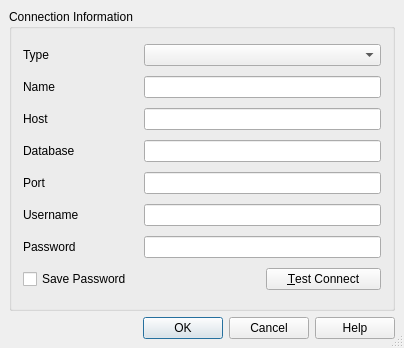
<?xml version="1.0" encoding="UTF-8"?>
<ui version="4.0">
 <class>QgsNewOgrConnectionBase</class>
 <widget class="QDialog" name="QgsNewOgrConnectionBase">
  <property name="geometry">
   <rect>
    <x>0</x>
    <y>0</y>
    <width>404</width>
    <height>348</height>
   </rect>
  </property>
  <property name="sizePolicy">
   <sizepolicy hsizetype="MinimumExpanding" vsizetype="MinimumExpanding">
    <horstretch>0</horstretch>
    <verstretch>0</verstretch>
   </sizepolicy>
  </property>
  <property name="windowTitle">
   <string>Create a New OGR Database connection</string>
  </property>
  <property name="sizeGripEnabled">
   <bool>true</bool>
  </property>
  <property name="modal">
   <bool>true</bool>
  </property>
  <layout class="QGridLayout">
   <property name="margin">
    <number>9</number>
   </property>
   <property name="spacing">
    <number>6</number>
   </property>
   <item row="0" column="0">
    <widget class="QGroupBox" name="GroupBox1">
     <property name="title">
      <string>Connection Information</string>
     </property>
     <layout class="QGridLayout" name="gridLayout_1">
      <item row="0" column="0">
       <widget class="QLabel" name="label">
        <property name="text">
         <string>Type</string>
        </property>
        <property name="buddy">
         <cstring>cmbDatabaseTypes</cstring>
        </property>
       </widget>
      </item>
      <item row="0" column="1" colspan="2">
       <widget class="QComboBox" name="cmbDatabaseTypes"/>
      </item>
      <item row="1" column="0">
       <widget class="QLabel" name="TextLabel1_2">
        <property name="text">
         <string>Name</string>
        </property>
        <property name="buddy">
         <cstring>txtName</cstring>
        </property>
       </widget>
      </item>
      <item row="1" column="1" colspan="2">
       <widget class="QLineEdit" name="txtName">
        <property name="toolTip">
         <string>Name of the new connection</string>
        </property>
       </widget>
      </item>
      <item row="2" column="0">
       <widget class="QLabel" name="TextLabel1">
        <property name="text">
         <string>Host</string>
        </property>
        <property name="buddy">
         <cstring>txtHost</cstring>
        </property>
       </widget>
      </item>
      <item row="2" column="1" colspan="2">
       <widget class="QLineEdit" name="txtHost"/>
      </item>
      <item row="3" column="0">
       <widget class="QLabel" name="TextLabel2">
        <property name="text">
         <string>Database</string>
        </property>
        <property name="buddy">
         <cstring>txtDatabase</cstring>
        </property>
       </widget>
      </item>
      <item row="3" column="1" colspan="2">
       <widget class="QLineEdit" name="txtDatabase"/>
      </item>
      <item row="4" column="0">
       <widget class="QLabel" name="TextLabel2_2">
        <property name="text">
         <string>Port</string>
        </property>
        <property name="buddy">
         <cstring>txtPort</cstring>
        </property>
       </widget>
      </item>
      <item row="4" column="1" colspan="2">
       <widget class="QLineEdit" name="txtPort">
        <property name="text">
         <string/>
        </property>
       </widget>
      </item>
      <item row="5" column="0">
       <widget class="QLabel" name="TextLabel3">
        <property name="text">
         <string>Username</string>
        </property>
        <property name="buddy">
         <cstring>txtUsername</cstring>
        </property>
       </widget>
      </item>
      <item row="5" column="1" colspan="2">
       <widget class="QLineEdit" name="txtUsername"/>
      </item>
      <item row="6" column="0">
       <widget class="QLabel" name="TextLabel3_2">
        <property name="text">
         <string>Password</string>
        </property>
        <property name="buddy">
         <cstring>txtPassword</cstring>
        </property>
       </widget>
      </item>
      <item row="6" column="1" colspan="2">
       <widget class="QLineEdit" name="txtPassword">
        <property name="echoMode">
         <enum>QLineEdit::Password</enum>
        </property>
       </widget>
      </item>
      <item row="7" column="0">
       <widget class="QCheckBox" name="chkStorePassword">
        <property name="text">
         <string>Save Password</string>
        </property>
       </widget>
      </item>
      <item row="7" column="2">
       <widget class="QPushButton" name="btnConnect">
        <property name="text">
         <string>&amp;Test Connect</string>
        </property>
       </widget>
      </item>
     </layout>
    </widget>
   </item>
   <item row="1" column="0">
    <widget class="QDialogButtonBox" name="buttonBox">
     <property name="standardButtons">
      <set>QDialogButtonBox::Cancel|QDialogButtonBox::Help|QDialogButtonBox::Ok</set>
     </property>
    </widget>
   </item>
  </layout>
 </widget>
 <layoutdefault spacing="6" margin="11"/>
 <tabstops>
  <tabstop>cmbDatabaseTypes</tabstop>
  <tabstop>txtName</tabstop>
  <tabstop>txtHost</tabstop>
  <tabstop>txtDatabase</tabstop>
  <tabstop>txtPort</tabstop>
  <tabstop>txtUsername</tabstop>
  <tabstop>txtPassword</tabstop>
  <tabstop>chkStorePassword</tabstop>
  <tabstop>btnConnect</tabstop>
  <tabstop>buttonBox</tabstop>
 </tabstops>
 <resources/>
 <connections>
  <connection>
   <sender>buttonBox</sender>
   <signal>accepted()</signal>
   <receiver>QgsNewOgrConnectionBase</receiver>
   <slot>accept()</slot>
   <hints>
    <hint type="sourcelabel">
     <x>246</x>
     <y>531</y>
    </hint>
    <hint type="destinationlabel">
     <x>283</x>
     <y>278</y>
    </hint>
   </hints>
  </connection>
  <connection>
   <sender>buttonBox</sender>
   <signal>rejected()</signal>
   <receiver>QgsNewOgrConnectionBase</receiver>
   <slot>reject()</slot>
   <hints>
    <hint type="sourcelabel">
     <x>155</x>
     <y>531</y>
    </hint>
    <hint type="destinationlabel">
     <x>283</x>
     <y>250</y>
    </hint>
   </hints>
  </connection>
 </connections>
</ui>
